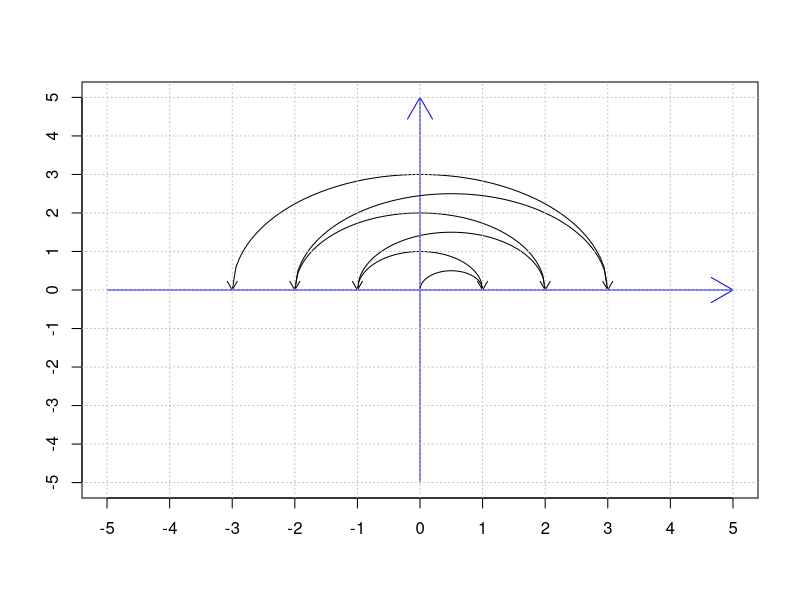
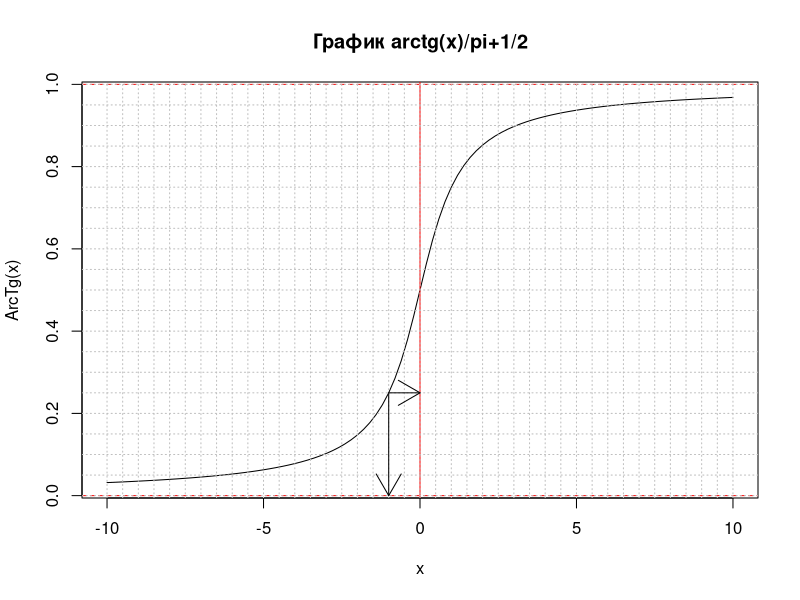
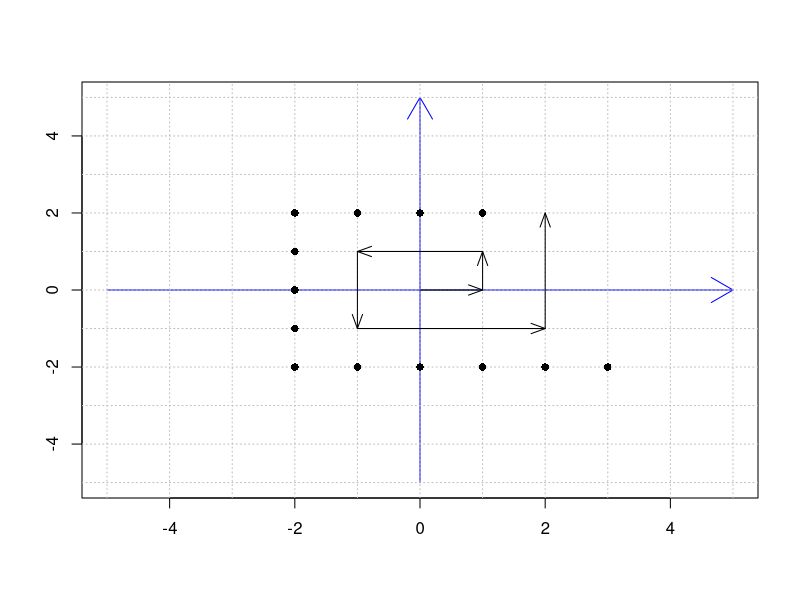

Source code (R) for these figures, in order:
## ---- chunk 1
plot(c(-5:5), c(-5:5), type='n', xlab="", ylab="", xaxt="n", yaxt="n")
axis(1, at=-5:5, labels=-5:5)
axis(2, at=-5:5, labels=-5:5)
x1=rep(c(0.5,0),3)
r=seq(1:6)/2
for(i in 1:6){
curve(sqrt((r[i])^2-(x-x1[i])^2), x1[i]-r[i], x1[i]+r[i], add=TRUE)
if(i %% 2 == 1) arrows(x1[i]+r[i],0.01,x1[i]+r[i],0, length=0.1)
else arrows(x1[i]-r[i],0.01,x1[i]-r[i],0, length=0.1)
}
arrows(-5,0,5,0,col="blue")
arrows(0,-5,0,5,col="blue")
abline(h = -5:5, v = -5:5, lty = 3, col = "gray")
## ---- chunk 2
curve(atan(x)/pi+1/2, from = -10, to = 10, main = "График arctg(x)/pi+1/2", xlab = "x", ylab = "ArcTg(x)") 
abline(v = 0, col = "red")
abline(h = 1, lty = 2, col = "red")
abline(h = 0, lty = 2, col = "red")
abline(h = 0:40/20, v = -20:20/2, lty = 3, col = "gray")
x1 <- tan((1/4-1/2)*pi)
arrows(x1, 1/4, 0, 1/4)
arrows(x1, atan(x1)/pi+1/2, x1, 0)
## ---- chunk 3
plot(c(-5:5),c(-5:5),type="n",xlab = "", ylab = "")
arrows(-5,0,5,0, length=0.25, col="blue")
arrows(0,-5,0,5, length=0.25, col="blue")
abline(h = -5:5, v = -5:5, lty = 3, col = "gray")
x=c(0,1,1,-1,-1,2,2,1:-2,-2,-2,-2,-2:3)
y=c(0,0,1,1,-1,-1,2,2,2,2,2:-2,-2,-2,-2,-2,-2)
s=seq(6)
arrows(x[s],y[s],x[s+1],y[s+1], length=0.15, angle=20)
s=seq(14)+7
points(x[s],y[s], pch=16)
